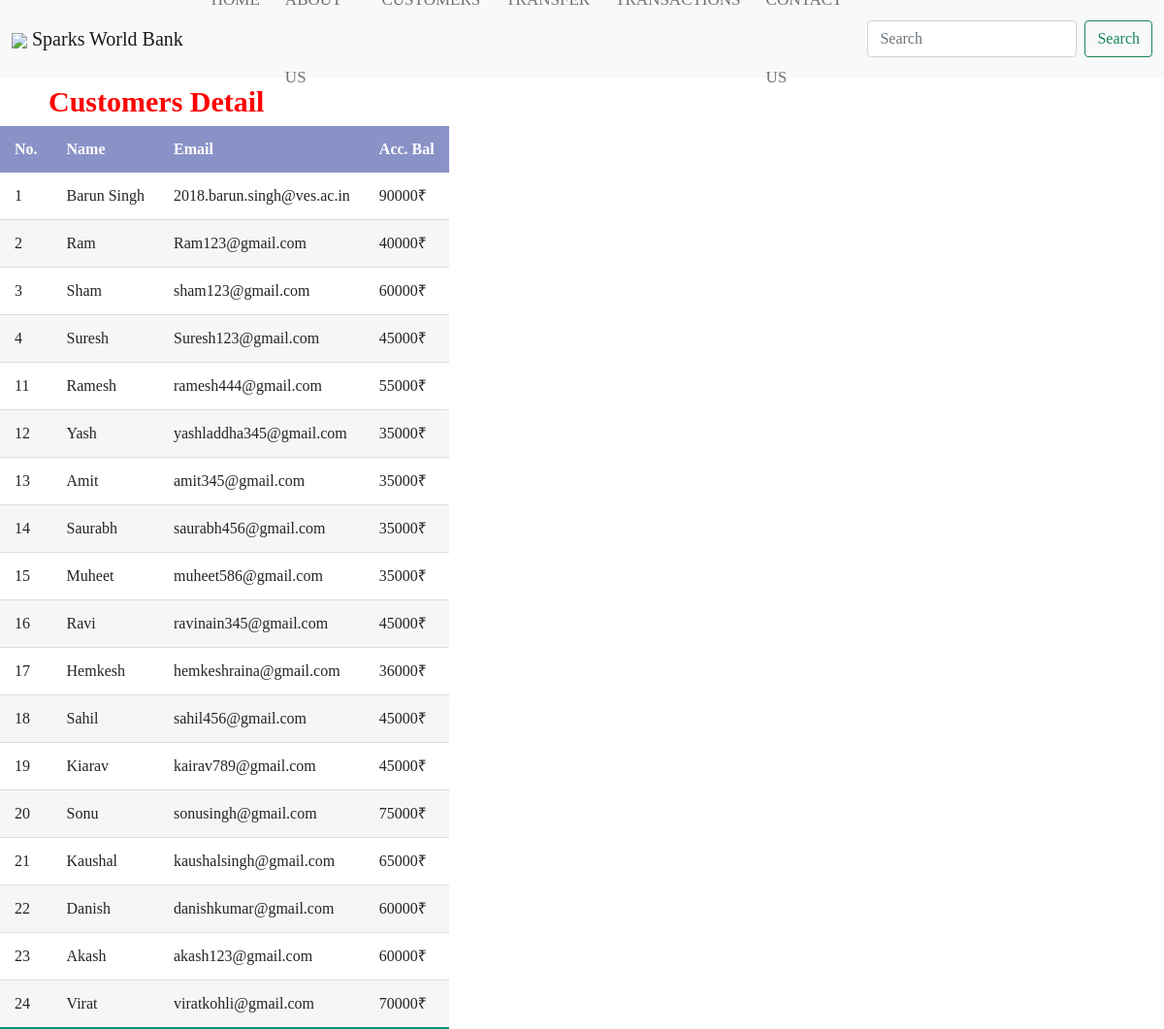
The page /customers on the database as committed earlier.
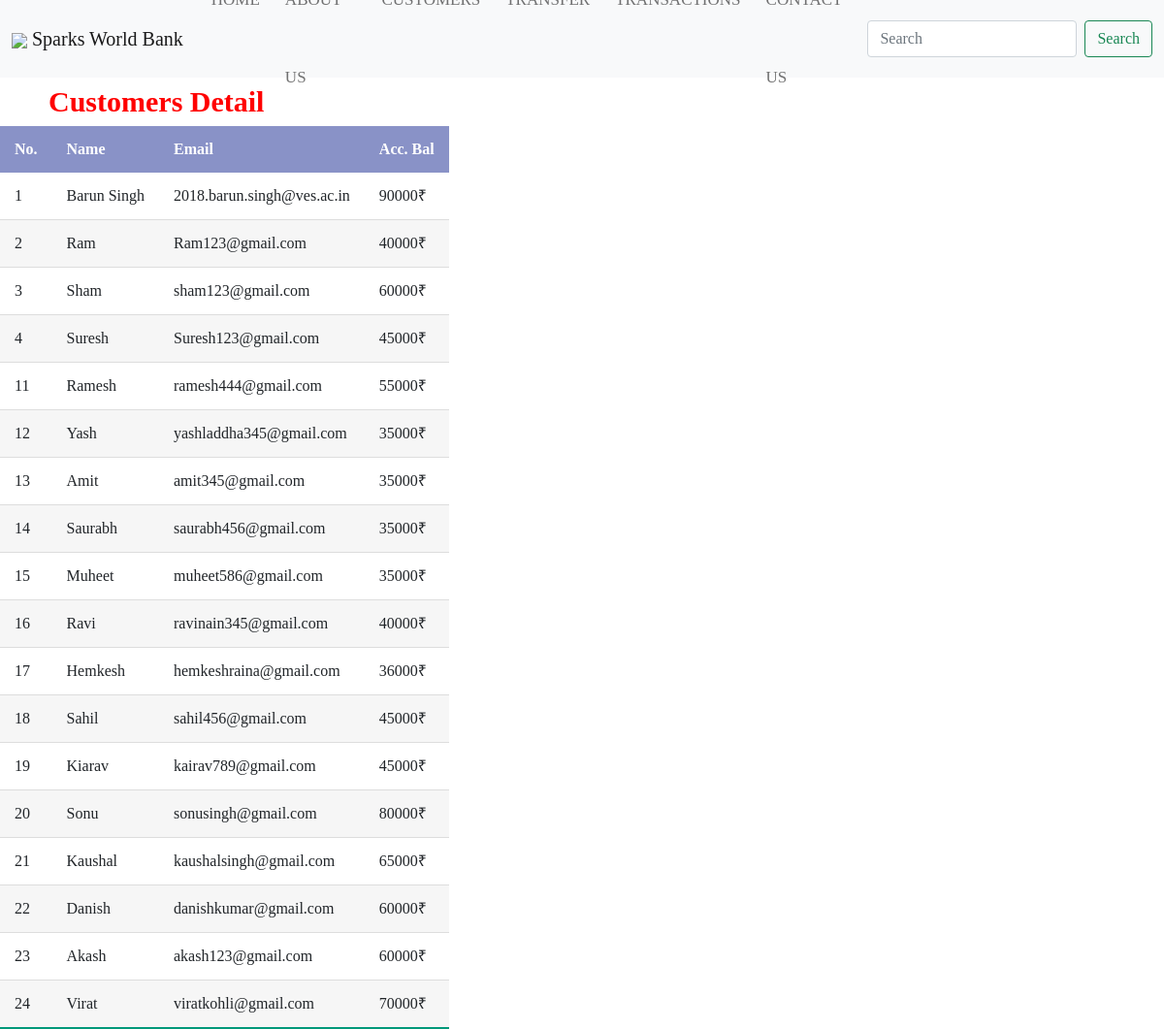
The same page on the database as committed later.
### home/models.py (models this page shows)
class customerdetail(models.Model):
    name = models.CharField(max_length=30)
    email = models.EmailField(max_length=30)
    avail_bal = models.IntegerField()

### home/views.py (the view, shortened to what this page needs)
# urls.py: path("customers", views.customers, name='customers'),
def customers(request):
    customers = customerdetail.objects.all()
    return render(request, 'customers.html', {'customers': customers})

### templates/customers.html
{% extends 'base.html' %} {% load static %}
{% block body%}
<section>
    <label class="t1">Customers Detail</label>
    <table class="table1">
        <thead>
            <tr>
                <th>No.</th>
                <th>Name</th>
                <th>Email</th>
                <th>Acc. Bal</th>
            </tr>
        </thead>
        <body>
            {% for i in customers %}
            <tr>
                <td>{{i.id}}</td>
                <td>{{i.name}}</td>
                <td>{{i.email}}</td>
                <td>{{i.avail_bal}}₹</td>
            </tr>
            {% endfor %}
        </body>
    </table>
</section>
{% endblock body %}

Rows that differ between the two databases and show on the page:
changed customerdetail "Ravi": avail_bal "45000" → "40000"
changed customerdetail "Sonu": avail_bal "75000" → "80000"
